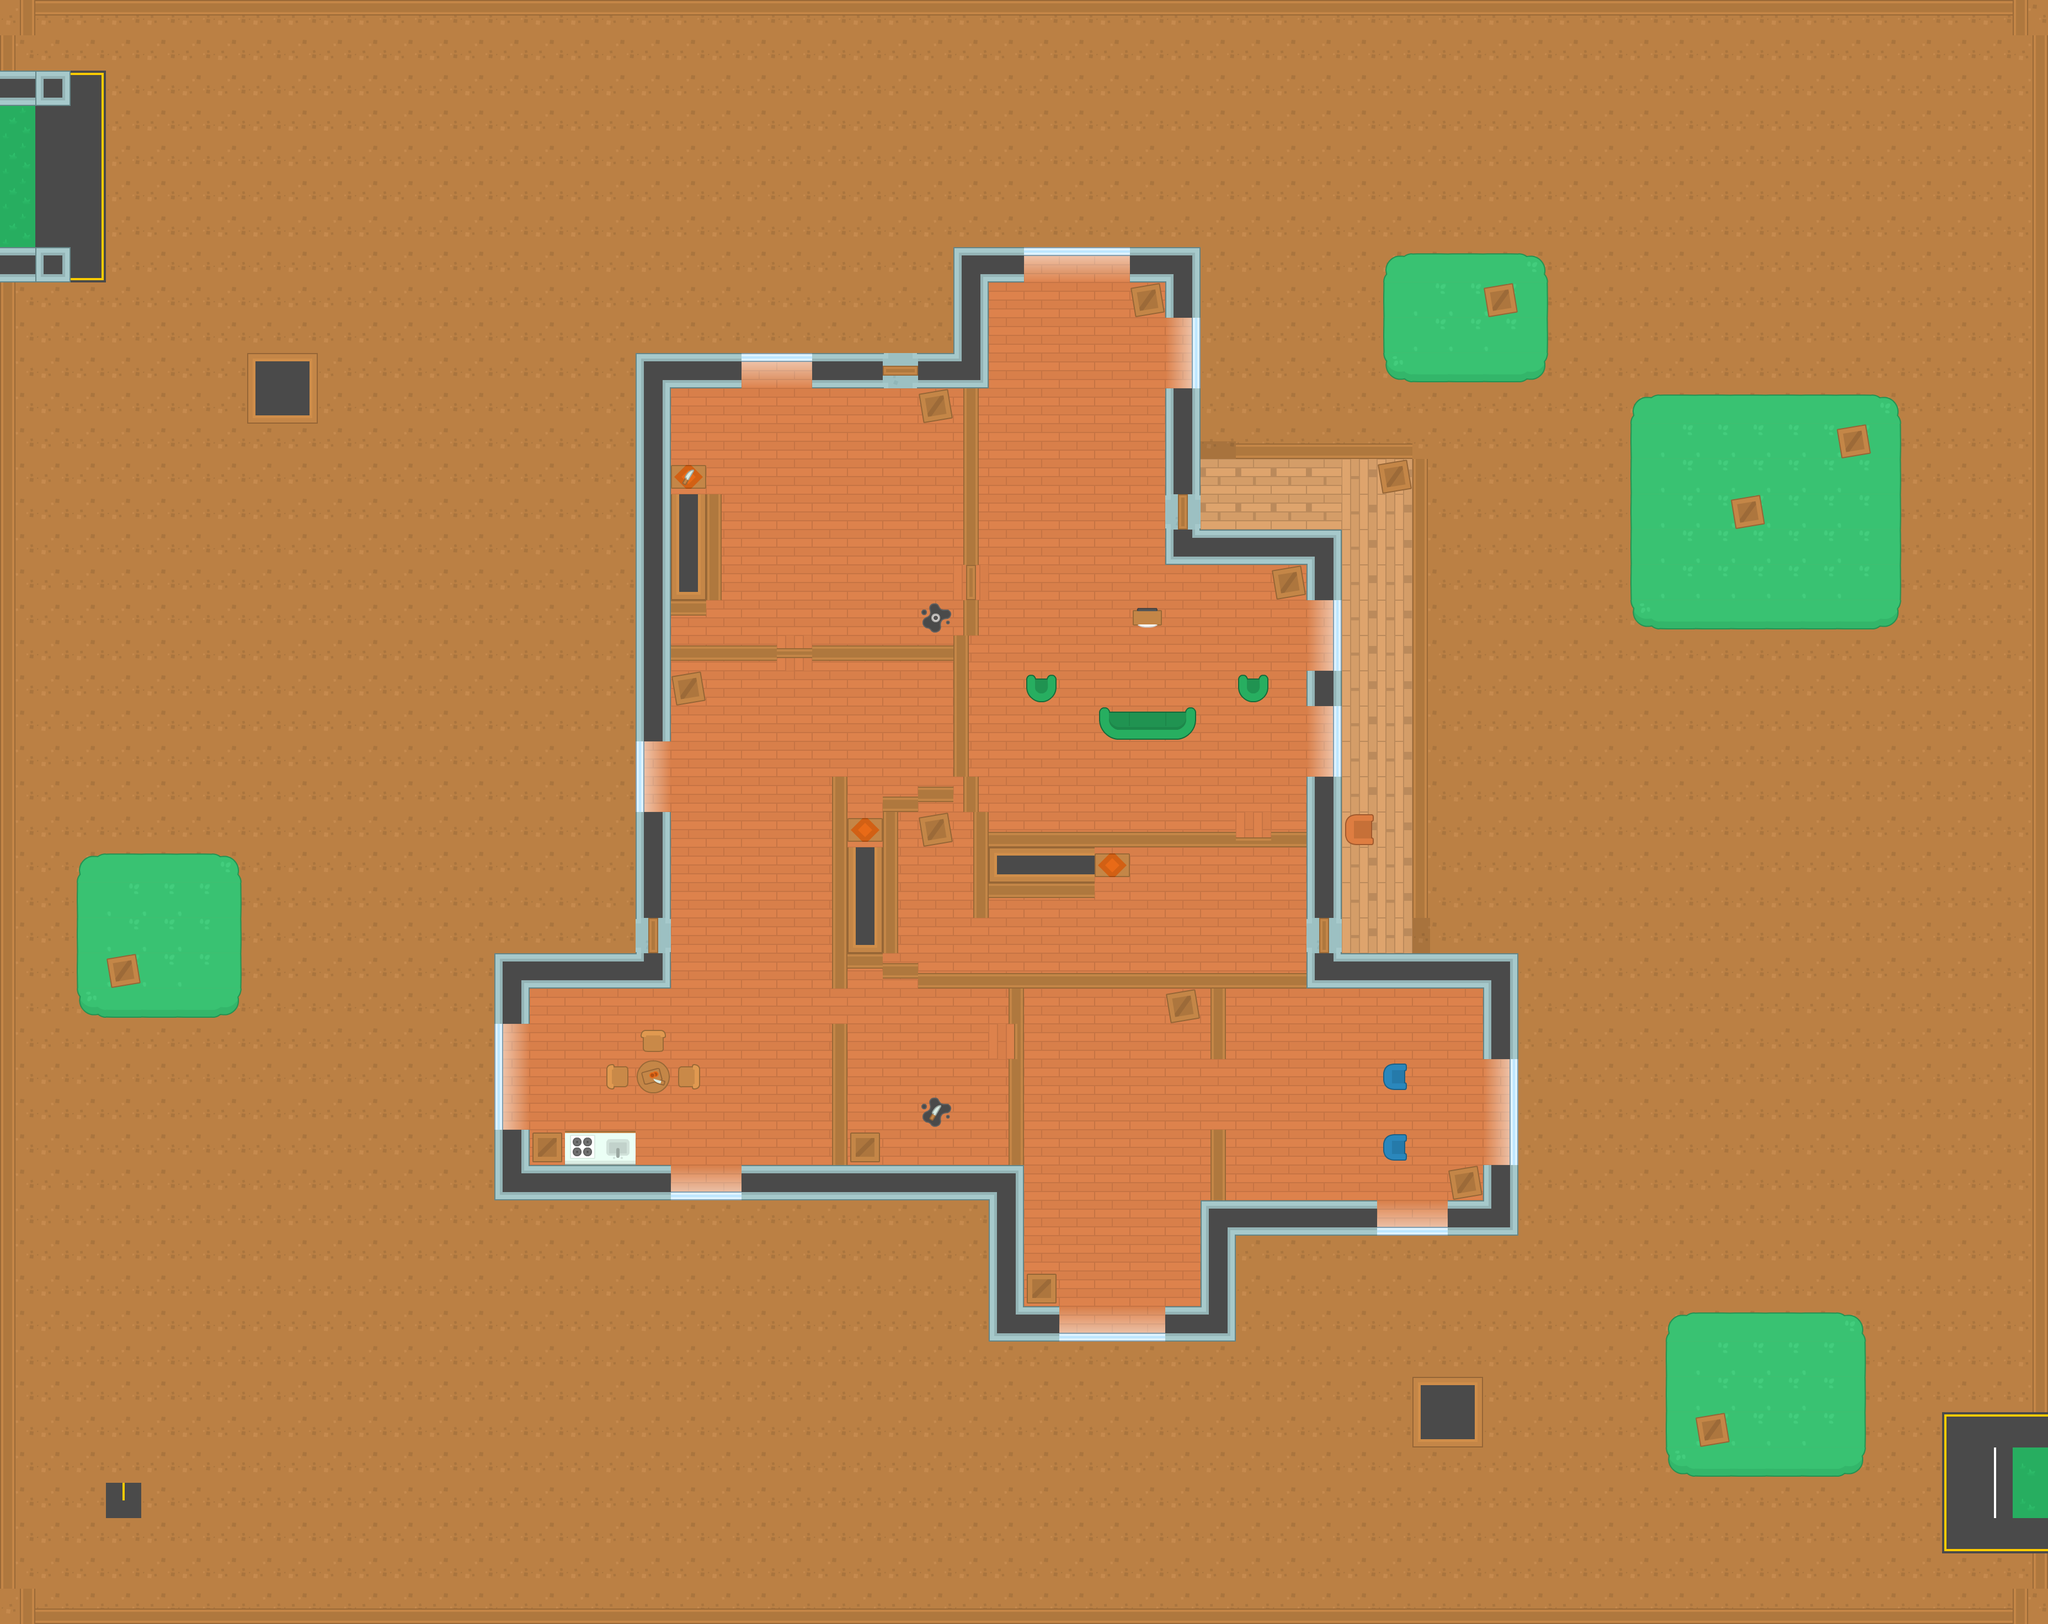

Rendered tile map (Tiled .tmx) drawn with the repository's tilesets; below, a short description and the map source with its tile grids summarised:
An orthogonal 58x46 tile map with 64x64 px tiles, 8 tile layers (bg, fence, floor, walls, ...).

<map version="1.10" tiledversion="1.10.2" orientation="orthogonal" renderorder="right-down" width="58" height="46" tilewidth="64" tileheight="64" infinite="0" nextlayerid="10" nextobjectid="1">
 <editorsettings>
  <export target="../EscapeFromMassacre/src/levels/house.tilemap" format="defold" />
 </editorsettings>
 <tileset firstgid="1" name="topdown_tilesheet_complete2" tilewidth="64" tileheight="64" tilecount="560" columns="28">
  <image source="../EscapeFromMassacre/assets/images/topdown_tilesheet_complete2.png" width="1792" height="1280" />
 </tileset>
 <layer id="8" name="bg" width="58" height="46">
  <data>[2668 cells, 2668 non-empty, 2 distinct tile ids]</data>
 </layer>
 <layer id="7" name="fence" width="58" height="46">
  <data>[2668 cells, 200 non-empty, 4 distinct tile ids]</data>
 </layer>
 <layer id="2" name="floor" width="58" height="46">
  <data>[2668 cells, 531 non-empty, 7 distinct tile ids]</data>
 </layer>
 <layer id="3" name="walls" width="58" height="46">
  <data>[2668 cells, 257 non-empty, 40 distinct tile ids]</data>
 </layer>
 <layer id="4" name="ambush" width="58" height="46">
  <data>[2668 cells, 131 non-empty, 9 distinct tile ids]</data>
 </layer>
 <layer id="9" name="keys" width="58" height="46">
  <data>[2668 cells, 16 non-empty, 3 distinct tile ids]</data>
 </layer>
 <layer id="5" name="staff" width="58" height="46">
  <data>[2668 cells, 19 non-empty, 14 distinct tile ids]</data>
 </layer>
 <layer id="6" name="staff2" width="58" height="46">
  <data>[2668 cells, 3 non-empty, 3 distinct tile ids]</data>
 </layer>
</map>